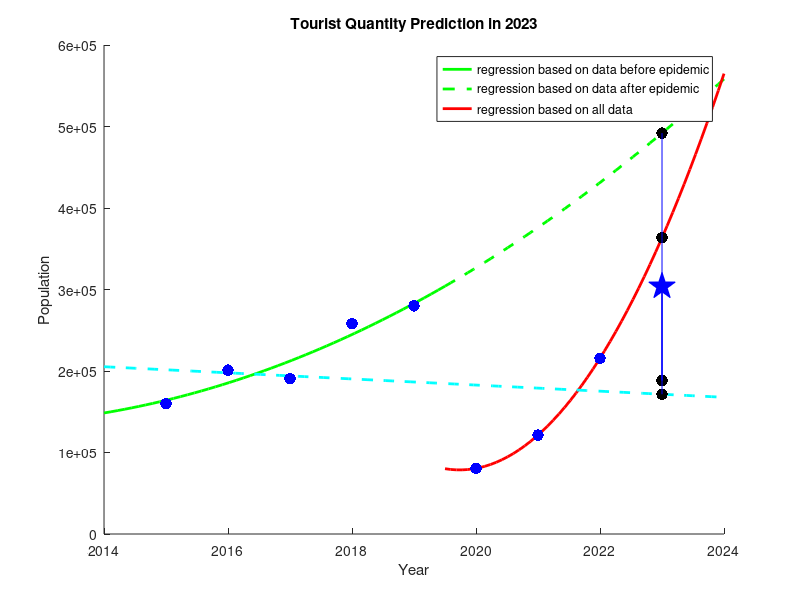

Here is the MATLAB script that generated this plot:
clear
clc

xd = 2015 : 2022;            % real data x
yd = [90000, 113213, 107254, 145238, 157591, 45328, 68349, 121471]./0.563;         % real data y

xb = 2015 : 2019;           % before Covid-19
yb = [90000, 113213, 107254, 145238, 157591]./0.563;     
f1 = polyfit(xb, yb, 1);
yhat1 = polyval(f1, xb);
deltaY1 = yhat1 - yb;
error1 = sum(deltaY1.^2);
f2 = polyfit(xb, yb, 2);
yhat2 = polyval(f2, xb);
deltaY2 = yhat2 - yb;
error2 = sum(deltaY2.^2);

xa = 2020 : 2022;           % after Covid-19
ya = [45328, 68349, 121471]./0.563;
f3 = polyfit(xa, ya, 1);
yhat3 = polyval(f3, xa);
deltaY3 = yhat3 - ya;
error3 = sum(deltaY3.^2);
f4 = polyfit(xa, ya, 2);
yhat4 = polyval(f4, xa);
deltaY4 = yhat4 - ya;
error4 = sum(deltaY4.^2);

f5 = polyfit(xd, yd, 1);        % global
yhat5 = polyval(f5, xa);
deltaY5 = yhat5 - ya;
error5 = sum(deltaY5.^2);

if error1 <= error2
    yp1 = polyval(f1, 2023);            % predicted y
    Fb = f1;
else
    yp1 = polyval(f2, 2023);
    Fb = f2;
end

if error3 <= error4
    yp2 = polyval(f3, 2023);
    Fa = f3;
else
    yp2 = polyval(f4, 2023);
    Fa = f4;
end

yavg = sum(yd) / 8;
yp3 = polyval(f5, 2023);
yp = (yavg + yp1 + yp2 + yp3) / 4;       % prediction


xall = 2014 : 2024;
xfunc1 = linspace(2014, 2024, 100);
xfunc2 = linspace(2019.5, 2024, 50);
xfunc3 = linspace(2014, 2019.5, 50);
yFb = polyval(Fb, xfunc3);
yFa = polyval(Fa, xfunc2);
yFd = polyval(f5, xfunc1);
yFB = polyval(Fb, xfunc2);
x2023 = [2023, 2023, 2023, 2023, 2023];

figure()
hold on;
plot(xfunc3, yFb, '-g', 'LineWidth', 2);
plot(xfunc2, yFB, '--g', 'LineWidth', 2);
plot(xfunc2, yFa, '-r', 'LineWidth', 2);
plot(xfunc1, yFd, '--c', 'LineWidth', 2);
plot(2023, yp1, '.k', 'MarkerSize', 25);
plot(2023, yp2, '.k', 'MarkerSize', 25);
plot(2023, yavg, '.k', 'MarkerSize', 25);
plot(2023, yp3, '.k', 'MarkerSize', 25);
plot(2023, yp, 'pb', 'MarkerFaceColor','b', 'MarkerSize', 20);
plot(x2023, [yp1, yp2, yavg, yp, yp3], '-b');
plot(xd, yd, '.b', 'MarkerSize', 25);
title('Tourist Quantity Prediction in 2023');
xlabel('Year');
ylabel('Population');
legend("regression based on data before epidemic", "regression based on data after epidemic", "regression based on all data");
set(gcf, 'Color', [1, 1, 1]);


